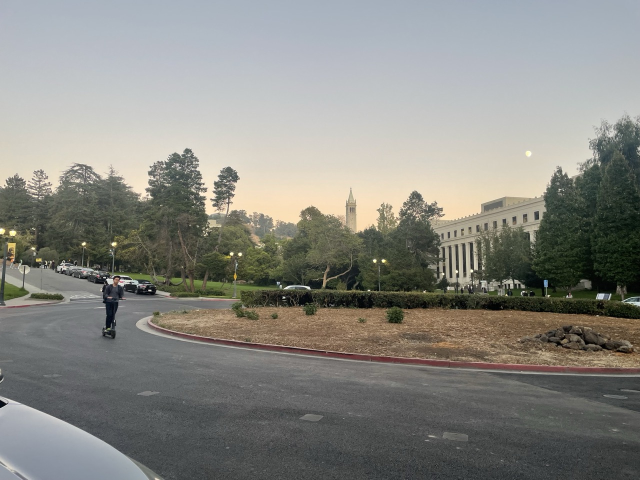
#> input picture Assignment3/data/panorama1-left.jpeg, 1280 x 960 px (shown at 1/2 size)
$ python '2-2 Feature Descriptor Extraction.py'
#> lines starting #> are read from the running program, lines starting #| are printed output that depends on the picture
import numpy as np
import matplotlib.pyplot as plt
import imageio.v3 as iio
from scipy.ndimage import gaussian_filter

def load_gray(img_path):
#> called with img_path = '../data/panorama1-left.jpeg'
    img = iio.imread(img_path)
#> img is the input picture: shape (960, 1280, 3); mean R, G, B 135, 134.9, 129.3
    if img.ndim == 3:
        gray = np.dot(img[...,:3], [0.299, 0.587, 0.114])
    else:
        gray = img
    return gray

def get_harris_corners(img, sigma=1, min_distance=10, threshold=0.01):
    """
    計算 Harris Corner Response
    img: 灰階圖片 (H, W)
    """
#> called with sigma = 1, min_distance = 10, threshold = 0.01
    # 1. 計算影像梯度 (Derivatives)
    # 使用 Sobel 或簡單的差分
    dy, dx = np.gradient(img)

    # 2. 計算梯度乘積 (Ixx, Ixy, Iyy)
    Ixx = dx**2
    Ixy = dx*dy
    Iyy = dy**2

    # 3. 對乘積做高斯模糊 (Sum of products window)
    # 這相當於在視窗內加總
    A = gaussian_filter(Ixx, sigma)
    B = gaussian_filter(Ixy, sigma)
    C = gaussian_filter(Iyy, sigma)
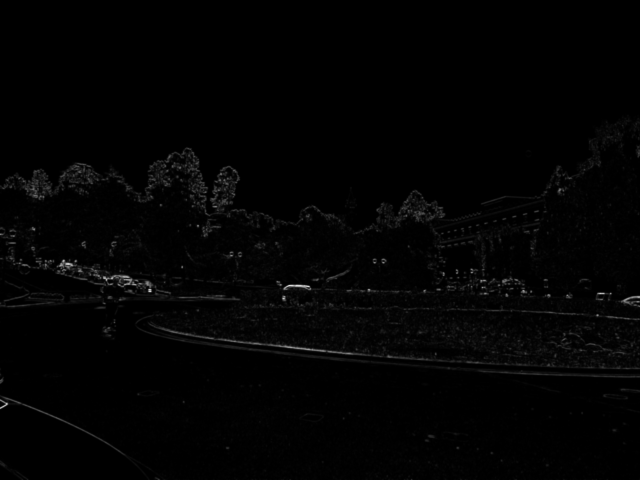
#> C: shape (960, 1280) float64 (shown at 1/2 size); min 0, max 6854.6, mean 85.1; drawn with min black and max white

    # 4. 計算 Harris Response R
    # R = det(M) - k * trace(M)^2
    # det(M) = A*C - B^2
    # trace(M) = A + C
    # k 通常取 0.04 - 0.06
    k = 0.04
    detM = A * C - B**2
    traceM = A + C
    harris_response = detM - k * (traceM**2)
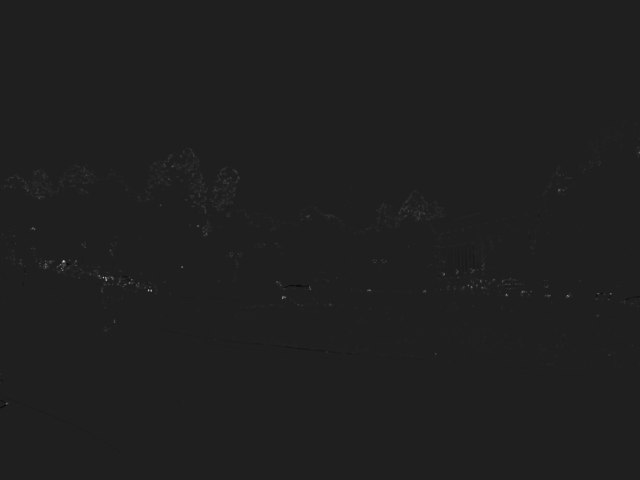
#> harris_response: shape (960, 1280) float64 (shown at 1/2 size); min -1825268.9, max 13095883.7, mean 14066.2; drawn with min black and max white

    return harris_response

def get_local_maxima(harris_map, min_distance=10, threshold=0.01):
    """
    簡單的 peak finding，找出局部最大值作為候選點
    這是為了減少後續 ANMS 的計算量
    """
#> called with min_distance = 1, threshold = 0.001
    from skimage.feature import peak_local_max

    # 閾值處理：只保留強度大於最大值一定比例的點
    abs_threshold = harris_map.max() * threshold
#> abs_threshold = 13095.9

    # 使用 skimage 快速找出局部峰值
    coords = peak_local_max(harris_map, min_distance=min_distance, threshold_abs=abs_threshold)
#> coords = 5521 pairs, first value 232 to 958, second value 1 to 1278

    # coords 是 (row, col) 格式
    return coords

# ==========================================
# Part 2: ANMS (作業核心)
# ==========================================
def adaptive_non_maximal_suppression(corners, harris_map, N_best=500, c_robust=0.9):
    """
    實作 Brown et al. 的 ANMS 演算法
    corners: 候選角點座標 (N, 2) -> (y, x)
    harris_map: 對應的角點強度圖
    N_best: 最後要留下的點數量
    c_robust: 穩健係數 (通常 0.9)
    """
    num_corners = corners.shape[0]

    # 取得每個候選點的強度值
    # corners 是 (y, x)，注意 numpy 索引順序
    corner_strengths = harris_map[corners[:, 0], corners[:, 1]]

    # 初始化半徑 r_i 為無限大
    radii = np.full(num_corners, np.inf)

    # --- 演算法核心 ---
    # 對於每個點 i，我們要找「最近的」且「比它強很多」的點 j
    # 條件：f(x_j) > c_robust * f(x_i)
    # 這裡為了效率，我們可以用矩陣運算，但雙層迴圈比較好理解邏輯

    # 排序：為了加速，我們可以先對強度做排序 (由大到小)
    # 但標準算法是對每個點 i 找 j

    for i in range(num_corners):
        # 當前點的強度
        response_i = corner_strengths[i]
        pos_i = corners[i]

        # 找出所有強度顯著大於點 i 的點 j 的索引
        # f(x_j) > f(x_i) * 0.9
        stronger_candidates_idx = np.where(corner_strengths > (response_i * c_robust))[0]

        if len(stronger_candidates_idx) > 0:
            # 取出這些更強點的座標
            stronger_coords = corners[stronger_candidates_idx]

            # 計算點 i 到所有更強點的距離
            # (N_strong, 2) - (2,) -> (N_strong, 2)
            dists = np.sqrt(np.sum((stronger_coords - pos_i)**2, axis=1))

            # 最小距離就是該點的抑制半徑 r_i
            radii[i] = np.min(dists)

        # 如果沒有人比它強 (它是全局最大值)，r_i 保持無限大

    # --- 選出前 N 個半徑最大的點 ---
    # argsort 是由小到大，所以我們反轉取最後 N 個
    best_indices = np.argsort(radii)[::-1][:N_best]

    return corners[best_indices]

def extract_features(img, corners, patch_size=40, descriptor_size=8):
    """
    提取特徵描述子
    img: 灰階圖片
    corners: 角點座標 (N, 2) -> (y, x)
    patch_size: 採樣視窗大小 (預設 40)
    descriptor_size: 最終描述子大小 (預設 8)

    Returns:
    descriptors: (N, 64) 的正規化描述子列表
    valid_corners: 沒被邊界濾掉的角點 (M, 2)
    """
    descriptors = []
    valid_corners = []

    # 半徑 (40 // 2 = 20)
    r = patch_size // 2

    # 縮放比例 (40 -> 8, step = 5)
    step = patch_size // descriptor_size

    h, w = img.shape

    for y, x in corners:
        y, x = int(y), int(x)

        # 1. 邊界檢查：如果視窗超出圖片範圍，就丟掉這個點
        if y - r < 0 or y + r > h or x - r < 0 or x + r > w:
            continue

        # 2. 切出 40x40 的大視窗
        # 注意 numpy slicing 範圍是 [start:end]，不包含 end
        patch = img[y-r : y+r, x-r : x+r]

        # 3. 高斯模糊 (Blurring)
        # 這一步是為了避免 Aliasing，通常 sigma 取 1~2 即可
        blurred_patch = gaussian_filter(patch, sigma=1)

        # 4. 降採樣 (Subsampling) 到 8x8
        # 使用間隔切片 [::step]
        # 確保結果剛好是 8x8
        small_patch = blurred_patch[::step, ::step]

        # 萬一因為整除問題形狀不對，強制 resize (很少發生)
        if small_patch.shape != (descriptor_size, descriptor_size):
            # 簡單的 fallback，或者直接 skip
            continue

        # 5. 正規化 (Bias/Gain Normalization)
        # (x - mean) / std
        mean = np.mean(small_patch)
        std = np.std(small_patch)

        if std == 0:
            # 避免除以 0 (如果該區域完全純色)
            normalized_patch = small_patch - mean
        else:
            normalized_patch = (small_patch - mean) / std

        # 展平成一維向量 (64,) 或是保持 (8,8) 看你後續習慣
        # 為了 matching 方便，通常展平
        descriptors.append(normalized_patch.flatten())
        valid_corners.append([y, x])

    return np.array(descriptors), np.array(valid_corners)

# ==========================================
# 主程式
# ==========================================
if __name__ == "__main__":
    gray = load_gray('../data/panorama1-left.jpeg')

    print("1. 計算 Harris Response...")
    harris_map = get_harris_corners(gray)

    print("2. 取得初步候選點 (Local Maxima)...")
    # 先取多一點點，比如 2000 個，再給 ANMS 篩選
    candidate_corners = get_local_maxima(harris_map, min_distance=1, threshold=0.001)
#> candidate_corners has the same summary as coords in get_local_maxima
    print(f"   初步找到 {len(candidate_corners)} 個候選點")
#|    初步找到 5521 個候選點

    print("3. 執行 ANMS...")
    N_final = 500
    anms_corners = adaptive_non_maximal_suppression(candidate_corners, harris_map, N_best=N_final)
#> in adaptive_non_maximal_suppression, `corner_strengths = harris_map[corners[:, 0], corners[:, 1]]`: corner_strengths = 5521 values, max 13095883.7 at index 0, min 13096.7 at index 5520, mean 333129.6
#> the loop in adaptive_non_maximal_suppression, `for i in range(num_corners):` made 5521 passes
#> (response_i, pos_i, stronger_candidates_idx, dists) on passes 3 to 6: (11038035.1, [522, 126], [0, 1, 2, 3, 4], [93.62, 185.6, 0, 180.6, 91.18]), (10185220, [580, 297], [0, 1, 2, 3, 4, 5, 6], [87.56, 5.1, 180.6, 0, 89.56, 268.5, 94.37]), (10025554.9, [555, 211], [0, 1, 2, 3, 4, 5, 6], [4.12, 94.64, 91.18, 89.56, 0, 356.4, 5]), (9900536.9, [596, 565], [0, 1, 2, 3, 4, 5, 6], [354.9, 263.4, 445.2, 268.5, 356.4, 0, 361.3])
#> after the loop in adaptive_non_maximal_suppression, `for i in range(num_corners):`: radii = 5521 values from 0 to 0
#> in adaptive_non_maximal_suppression, `best_indices = np.argsort(radii)[::-1][:N_best]`: best_indices = 500 values, max 5520 at index 1, min 0 at index 0, mean 4911.2
#> anms_corners = 500 pairs, first value 246 to 958, second value 5 to 1275
    print(f"   ANMS 篩選出 {len(anms_corners)} 個均勻分佈的點")
#|    ANMS 篩選出 500 個均勻分佈的點

    print("提取特徵描述子...")
    descriptors, final_corners = extract_features(gray, anms_corners)
#> the loop in extract_features, `for y, x in corners:` made 500 passes
#> (y, x, mean, std) on passes 1, 3, 4: (559, 212, 92.86, 50.94), (530, 676, 66.89, 22.27), (677, 415, 115.8, 23.53)
#> pass 1, in extract_features, `blurred_patch = gaussian_filter(patch, sigma=1)`:
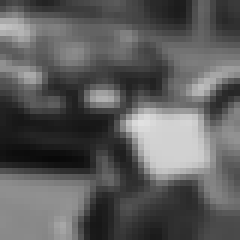
#> blurred_patch: shape (40, 40) float64 (shown 6 times larger); min 9.32, max 225.2, mean 93.4
#> after the loop in extract_features, `for y, x in corners:`:
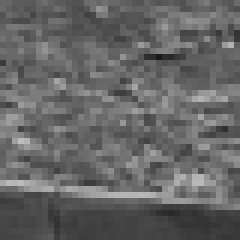
#> patch: shape (40, 40) float64 (shown 6 times larger); min 26.74, max 190.2, mean 101.7
#> after the loop in extract_features, `for y, x in corners:`: descriptors = 482 items; valid_corners = 482 pairs, first value 246 to 940, second value 30 to 1258
#> final_corners has the same summary as valid_corners in extract_features
    print(f"提取完成。原始點數: {len(anms_corners)}, 有效點數: {len(final_corners)}")
#| 提取完成。原始點數: 500, 有效點數: 482
    print(f"描述子形狀: {descriptors.shape}") # 應該是 (N, 64)
#| 描述子形狀: (482, 64)

    # 視覺化：從原始影像的角點指向對應的描述子
    num_samples = min(5, len(descriptors))  # 選擇前 5 個角點來顯示
#> num_samples = 5

    # 創建一個大畫布：左邊是原始影像，右邊是描述子
    fig = plt.figure(figsize=(16, 8))
    ax = fig.add_subplot(111)

    h, w = gray.shape
    descriptor_scale = 20  # 描述子放大倍數（8x8 -> 160x160 像素顯示）
    descriptor_size = 8 * descriptor_scale

    # 計算右邊描述子區域的起始位置
    img_width = w
    img_height = h
    descriptor_start_x = img_width + 50  # 原始影像和描述子之間的間距

    # 1. 顯示原始影像（左邊）
    ax.imshow(gray, cmap='gray', extent=[0, img_width, img_height, 0])

    # 2. 標示所有角點（灰色小點）
    ax.plot(final_corners[:, 1], final_corners[:, 0], 'o',
            color='gray', markersize=2, alpha=0.3, label='All corners')

    # 3. 顯示選中的角點和對應的描述子
    colors = plt.cm.tab10(np.linspace(0, 1, num_samples))

    for i in range(num_samples):
        corner_y, corner_x = final_corners[i]
        descriptor = descriptors[i].reshape(8, 8)

        # 計算描述子在右邊的位置（垂直排列）
        descriptor_y = i * (descriptor_size + 20)  # 每個描述子之間間距 20
        descriptor_x = descriptor_start_x

        # 顯示描述子（放大顯示）
        descriptor_display = np.kron(descriptor, np.ones((descriptor_scale, descriptor_scale)))
        ax.imshow(descriptor_display, cmap='gray',
                 extent=[descriptor_x, descriptor_x + descriptor_size,
                        descriptor_y + descriptor_size, descriptor_y],
                 alpha=0.9)

        # 畫線從角點指向描述子
        ax.plot([corner_x, descriptor_x],
                [corner_y, descriptor_y + descriptor_size // 2],
                color=colors[i], linewidth=1.5, alpha=0.6)

        # 標示選中的角點（彩色大點）
        ax.plot(corner_x, corner_y, 'o',
               color=colors[i], markersize=6, markeredgecolor='white',
               markeredgewidth=1)
#> this loop made 5 passes
#> (corner_y, corner_x) on passes 1 to 5: (559, 212), (530, 676), (677, 415), (875, 198), (676, 789)
#> pass 1, `descriptor_display = np.kron(descriptor, np.ones((descriptor_scale, de..`:
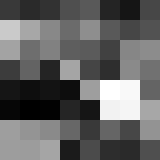
#> descriptor_display: shape (160, 160) float64; min -1.56, max 2.45, mean -8.72e-17; drawn with min black and max white
#> pass 3, `descriptor_display = np.kron(descriptor, np.ones((descriptor_scale, de..`:
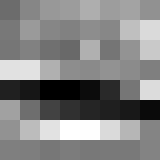
#> descriptor_display: shape (160, 160) float64; min -2.13, max 2.01, mean -1.78e-17; drawn with min black and max white

    # 設置座標軸範圍
    total_width = descriptor_start_x + descriptor_size + 50
    total_height = max(img_height, num_samples * (descriptor_size + 20))
#> total_height = 960
    ax.set_xlim(-50, total_width)
    ax.set_ylim(total_height, -50)
    ax.set_aspect('equal')
    ax.axis('off')
    ax.set_title(f'Feature Descriptors: Corners → Descriptors (showing {num_samples} samples)',
                fontsize=12, pad=20)

    plt.tight_layout()
    plt.show()
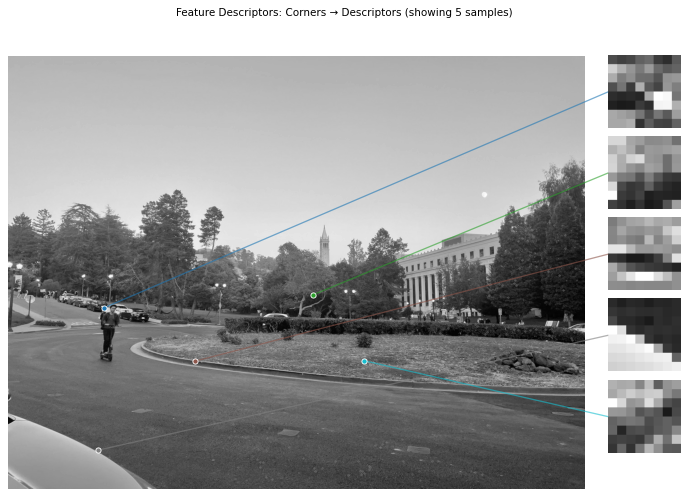
#> figure drawn by matplotlib, 1 panel

$ run again, with Assignment3/data/panorama2-left.jpeg copied over Assignment3/data/panorama1-left.jpeg
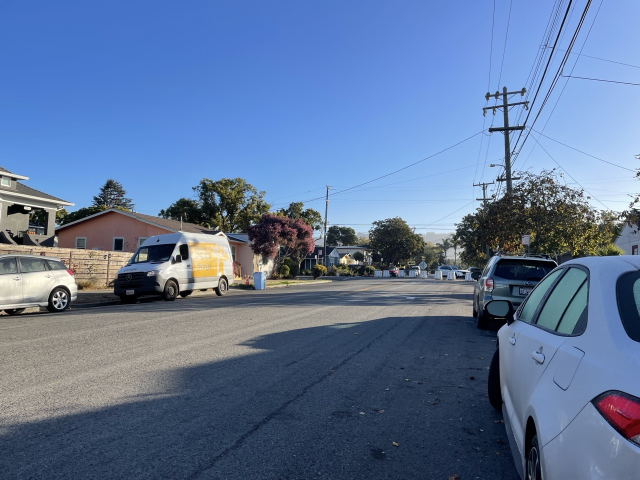
#> input picture Assignment3/data/panorama2-left.jpeg, 1280 x 960 px (shown at 1/2 size)
#> in load_gray, img is the input picture: shape (960, 1280, 3); mean R, G, B 95.3, 117.8, 153.4
#> abs_threshold = 10511.3
#> coords = 6094 pairs, first value 1 to 958, second value 1 to 1278
#> candidate_corners has the same summary as coords in get_local_maxima
#|    初步找到 6094 個候選點
#> corner_strengths = 6094 values, max 10511282.9 at index 0, min 10514.8 at index 6093, mean 631289.3
#> the loop in adaptive_non_maximal_suppression, `for i in range(num_corners):` made 6094 passes
#> (response_i, pos_i, stronger_candidates_idx, dists) on passes 1 to 4: (10511282.9, [416, 1103], [0, 1, 2, 3, 4, 5], [0, 105.3, 25.71, 64.13, 326.1, 402]), (10434161.3, [507, 1156], [0, 1, 2, 3, 4, 5], [105.3, 0, 124.5, 155.1, 360.5, 441.2]), (10382579.2, [410, 1078], [0, 1, 2, 3, 4, 5], [25.71, 124.5, 0, 38.47, 304.9, 379.6]), (10108409.1, [404, 1040], [0, 1, 2, 3, 4, 5, 6], [64.13, 155.1, 38.47, 0, 272.8, 345.4, 31.4])
#> after the loop in adaptive_non_maximal_suppression, `for i in range(num_corners):`: radii = 6094 values from 0 to 0
#> best_indices = 500 values, max 6093 at index 1, min 0 at index 0, mean 5446
#> anms_corners = 500 pairs, first value 6 to 958, second value 1 to 1269
#|    ANMS 篩選出 500 個均勻分佈的點
#> the loop in extract_features, `for y, x in corners:` made 500 passes
#> (y, x, mean, std) on passes 1 to 3: (416, 1103, 83, 46.25), (912, 435, 52.86, 8.3), (743, 867, 59.34, 3.66)
#> after the loop in extract_features, `for y, x in corners:`: descriptors = 465 items; valid_corners = 465 pairs, first value 20 to 938, second value 21 to 1259
#> final_corners has the same summary as valid_corners in extract_features
#| 提取完成。原始點數: 500, 有效點數: 465
#| 描述子形狀: (465, 64)
#> num_samples = 5
#> the loop `for i in range(num_samples):` made 5 passes
#> (corner_y, corner_x) on passes 1 to 5: (416, 1103), (912, 435), (743, 867), (50, 1128), (292, 1134)
#> pass 1, `descriptor_display = np.kron(descriptor, np.ones((descriptor_scale, de..`:
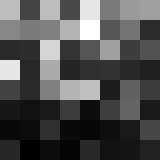
#> descriptor_display: shape (160, 160) float64; min -1.21, max 2.61, mean -1.42e-16; drawn with min black and max white
#> total_height = 960
#> `plt.show()`:
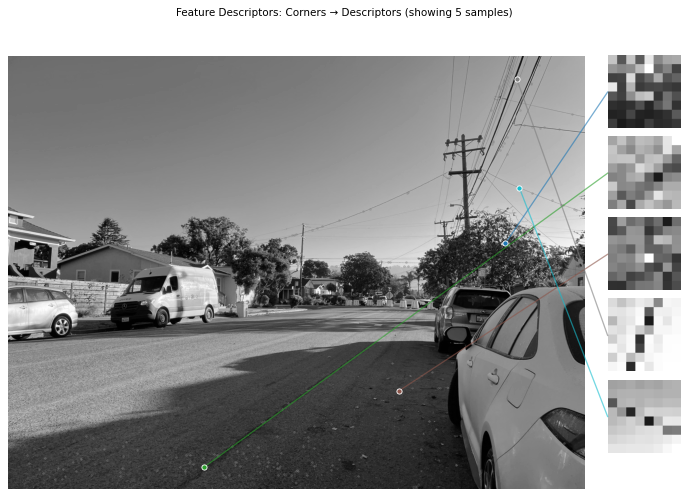
#> figure drawn by matplotlib, 1 panel

$ run again, with Assignment3/data/panorama3-left.jpeg copied over Assignment3/data/panorama1-left.jpeg
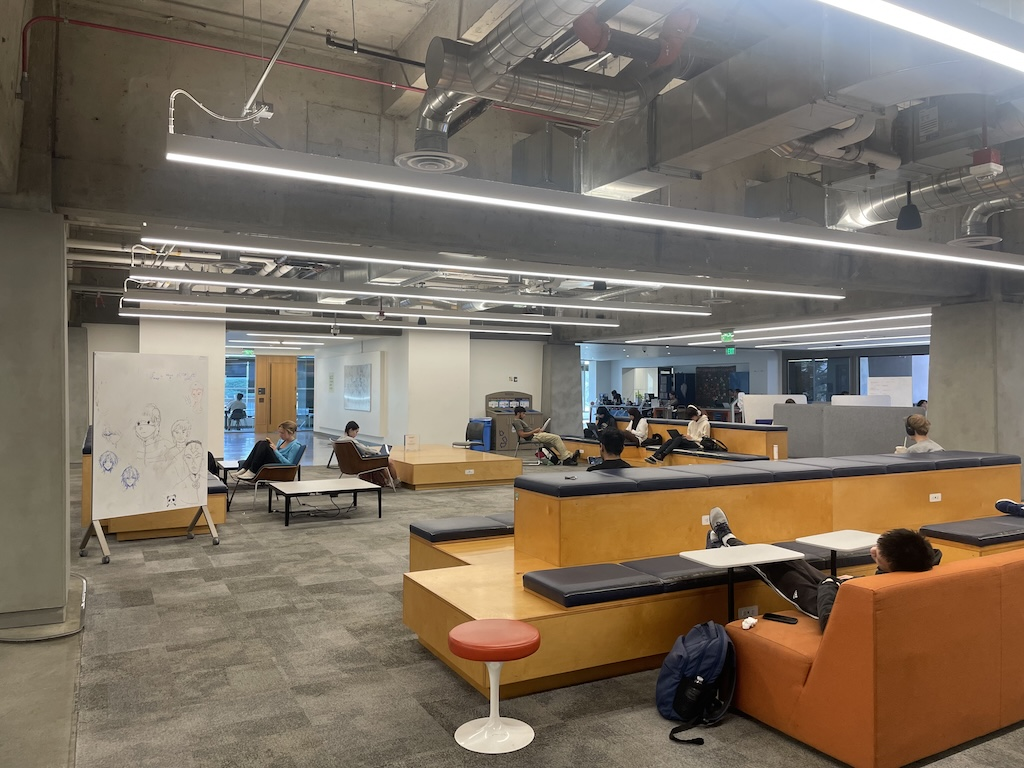
#> input picture Assignment3/data/panorama3-left.jpeg, 1024 x 768 px
#> in load_gray, img is the input picture: shape (768, 1024, 3); mean R, G, B 123.7, 112, 98.2
#> abs_threshold = 13869.7
#> coords = 1950 pairs, first value 3 to 766, second value 3 to 1022
#> candidate_corners has the same summary as coords in get_local_maxima
#|    初步找到 1950 個候選點
#> corner_strengths = 1950 values, max 13869713.6 at index 0, min 13872.5 at index 1949, mean 644164.5
#> the loop in adaptive_non_maximal_suppression, `for i in range(num_corners):` made 1950 passes
#> (response_i, pos_i, stronger_candidates_idx, dists) on passes 4 to 7: (10964724.1, [448, 543], [0, 1, 2, 3, 4, 5, 6], [93.94, 48.75, 446.6, 0, 448.5, 322.2, 317.7]), (10618639.4, [264, 134], [0, 1, 2, 3, 4, 5, 6], [527.5, 481.4, 37, 448.5, 0, 770.7, 766.2]), (10358537.2, [582, 836], [0, 1, 2, 3, 4, 5, 6, 7], [252.6, 293.3, 768, 322.2, 770.7, 0, 4.47, 668.1]), (10303632.6, [580, 832], [0, 1, 2, 3, 4, 5, 6, 7], [248.2, 288.8, 763.6, 317.7, 766.2, 4.47, 0, 663.8])
#> after the loop in adaptive_non_maximal_suppression, `for i in range(num_corners):`: radii = 1950 values from 0 to 0
#> best_indices = 500 values, max 1949 at index 1, min 0 at index 0, mean 1576.5
#> anms_corners = 500 pairs, first value 3 to 766, second value 3 to 1020
#|    ANMS 篩選出 500 個均勻分佈的點
#> the loop in extract_features, `for y, x in corners:` made 500 passes
#> (y, x, mean, std) on passes 1, 3, 4: (429, 635, 75.25, 52.31), (438, 253, 112.6, 48.85), (54, 279, 104.1, 13.33)
#> after the loop in extract_features, `for y, x in corners:`: descriptors = 455 items; valid_corners = 455 pairs, first value 25 to 748, second value 26 to 999
#> final_corners has the same summary as valid_corners in extract_features
#| 提取完成。原始點數: 500, 有效點數: 455
#| 描述子形狀: (455, 64)
#> num_samples = 5
#> the loop `for i in range(num_samples):` made 5 passes
#> (corner_y, corner_x) on passes 1 to 5: (429, 635), (438, 253), (54, 279), (625, 720), (450, 515)
#> pass 1, `descriptor_display = np.kron(descriptor, np.ones((descriptor_scale, de..`:
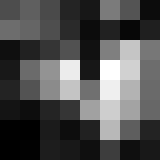
#> descriptor_display: shape (160, 160) float64; min -1.16, max 2.54, mean -3.55e-17; drawn with min black and max white
#> total_height = 900
#> `plt.show()`:
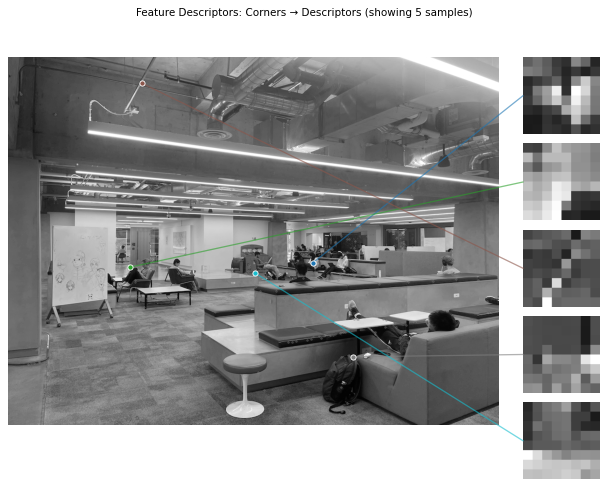
#> figure drawn by matplotlib, 1 panel
